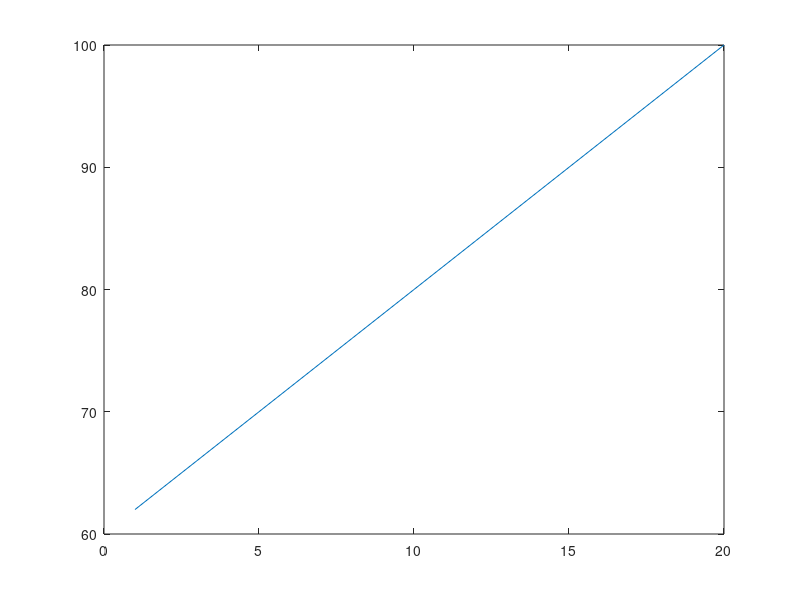

MATLAB code to generate this figure:
t1= 1:20; %some time of measurement 
y1= 60+2*t1; %temperature 

%if y1>90* Air conditioner kicks in 
figure(1)
plot (t1,y1)
